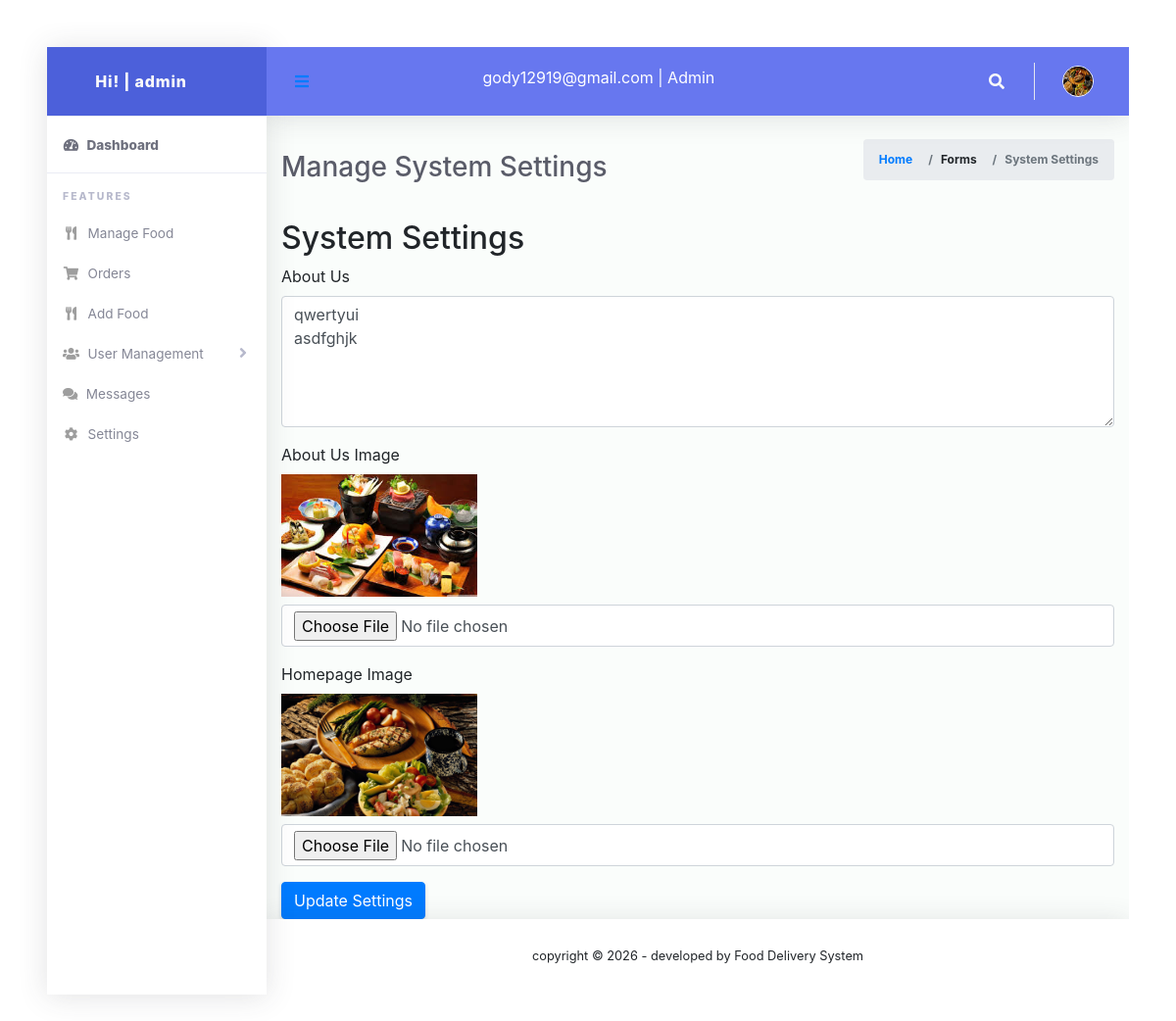
The app's page /admin/system_setting.php (signed in) with its own data.
### tables this page shows
CREATE TABLE `users` (
  `id` int(11) NOT NULL,
  `username` varchar(50) DEFAULT NULL,
  `email` varchar(100) DEFAULT NULL,
  `password` varchar(255) DEFAULT NULL,
  `role` enum('admin','staff','user') DEFAULT NULL,
  `image` varchar(255) DEFAULT NULL,
  `created_at` timestamp NOT NULL DEFAULT current_timestamp()
);

CREATE TABLE `system_settings` (
  `id` int(11) NOT NULL,
  `about_us` text DEFAULT NULL,
  `homepage_image` varchar(255) DEFAULT NULL,
  `about_us_image` varchar(255) DEFAULT NULL
);

### admin/system_setting.php (the view, shortened to what this page needs)
<?php
$adminId = $_SESSION['multi_user_sessions']['admin']['user_id'] ?? null;
include '../includes/db_connection.php';
$admin = null;
$admin_query = $conn->prepare("SELECT username, email, role, image FROM users WHERE id = ?");
$admin_query->bind_param("i", $adminId);
$admin_query->execute();
$admin_result = $admin_query->get_result();
if ($admin_result && $admin_result->num_rows > 0) {
    $admin = $admin_result->fetch_assoc();
}
$result = mysqli_query($conn, "SELECT * FROM system_settings WHERE id = 1");
if ($result && mysqli_num_rows($result) > 0) {
    $data = mysqli_fetch_assoc($result);
} else {
    mysqli_query($conn, "INSERT INTO system_settings (id, about_us, homepage_image,about_us_image) VALUES (1, '', '','')");
    $result = mysqli_query($conn, "SELECT * FROM system_settings WHERE id = 1");
    $data = mysqli_fetch_assoc($result);
}
?>
<!DOCTYPE html>
<html>
<head>
    <link href="vendor/fontawesome-free/css/all.min.css" rel="stylesheet" type="text/css">
    <link href="vendor/bootstrap/css/bootstrap.min.css" rel="stylesheet" type="text/css">
    <link href="css/ruang-admin.min.css" rel="stylesheet">
    <link href="css/bootstrap.css" rel="stylesheet">
</head>
<body id="page-top">
    <div id="wrapper">
        <?php include ('includes/sidebar.php'); ?>
        <div id="content-wrapper" class="d-flex flex-column">
            <div id="content">
                <?php include ('includes/header.php'); ?>
                <div class="container-fluid" id="container-wrapper">
                    <div class="d-sm-flex align-items-center justify-content-between mb-4">
                        <h1 class="h3 mb-0 text-gray-800">Manage System Settings</h1>
                        <ol class="breadcrumb">
                            <li class="breadcrumb-item"><a href="dashboard.php">Home</a></li>
                            <li class="breadcrumb-item">Forms</li>
                            <li class="breadcrumb-item active" aria-current="page">System Settings</li>
                        </ol>
                    </div>
                    <h2>System Settings</h2>
                    <form method="POST" enctype="multipart/form-data">
                        <div class="mb-3">
                            <label for="about_us" class="form-label">About Us</label>
                            <textarea class="form-control" id="about_us" name="about_us"
                                rows="5"><?= htmlspecialchars($data['about_us']) ?></textarea>
                        </div>
                        <div class="mb-3">
                            <label for="about_us_image" class="form-label">About Us Image</label>
                            <?php if (!empty($data['about_us_image'])): ?>
                                <div class="mb-2">
                                    <img src="<?= $data['about_us_image'] ?>" alt="About Us Image"
                                        style="max-width: 200px;">
                                </div>
                            <?php endif; ?>
                            <input type="file" class="form-control" id="about_us_image" name="about_us_image">
                        </div>
                        <div class="mb-3">
                            <label for="homepage_image" class="form-label">Homepage Image</label>
                            <?php if (!empty($data['homepage_image'])): ?>
                                <div class="mb-2">
                                    <img src="<?= $data['homepage_image'] ?>" alt="Current Image" style="max-width: 200px;">
                                </div>
                            <?php endif; ?>
                            <input type="file" class="form-control" id="homepage_image" name="homepage_image">
                        </div>
                        <button type="submit" class="btn btn-primary">Update Settings</button>
                    </form>
                </div>
            </div>
            <?php include('includes/footer.php'); ?>
        </div>
    </div>
</body>
<body class="p-5">
</body>
</html>

### admin/includes/sidebar.php (shortened to what this page needs)
<ul class="navbar-nav sidebar sidebar-light accordion" id="accordionSidebar">
  <a class="sidebar-brand d-flex align-items-center justify-content-center" href="dashboard.php">
    <div class="sidebar-brand-icon">
    Hi! | <?= htmlspecialchars($admin['username']) ?>
    </div>
  </a>
  <hr class="sidebar-divider my-0">
  <li class="nav-item active">
    <a class="nav-link" href="dashboard.php">
      <i class="fas fa-fw fa-tachometer-alt"></i>
      <span>Dashboard</span></a>
    </li>
    <hr class="sidebar-divider">
    <div class="sidebar-heading">
      Features
    </div>
   <li class="nav-item">
    <a class="nav-link" href="manage_food.php">
      <i class="fas fa-fw fa-utensils"></i>
      <span>Manage Food</span>
    </a>
  </li>
    <li class="nav-item">
    <a class="nav-link" href="order.php">
      <i class="fas fa-fw fa-shopping-cart"></i>
      <span>Orders</span>
    </a>
  </li>
  <li class="nav-item">
    <a class="nav-link" href="add_food.php">
      <i class="fas fa-fw fa-utensils"></i>
      <span>Add Food</span>
    </a>
  </li>
   <li class="nav-item">
    <a class="nav-link collapsed" href="#" data-toggle="collapse" data-target="#users" aria-expanded="true" aria-controls="collapseTable">
      <i class="fas fa-fw fa-users"></i>
      <span>User Management</span>
    </a>
  </li>
  <li class="nav-item">
    <a class="nav-link" href="messages.php">
      <i class="fas fa-comments"></i>
      <span>Messages</span>
    </a>
  </li>
   <li class="nav-item">
    <a class="nav-link" href="system_setting.php">
      <i class="fas fa-fw fa-cog"></i>
      <span>Settings</span>
    </a>
  </li>
</ul>

### admin/includes/header.php (shortened to what this page needs)
<nav class="navbar navbar-expand navbar-light bg-navbar topbar mb-4 static-top">
  <button id="sidebarToggleTop" class="btn btn-link rounded-circle mr-3">
    <i class="fa fa-bars"></i>
  </button>&nbsp;&nbsp;&nbsp;&nbsp;&nbsp;&nbsp;&nbsp;&nbsp;&nbsp;
  <p class="text-white display-7 mb-2"><?= htmlspecialchars($admin['email']) ?> | <?= ucfirst($admin['role']) ?> </p>
  <ul class="navbar-nav ml-auto">
    <li class="nav-item dropdown no-arrow">
      <a class="nav-link dropdown-toggle" href="#" id="searchDropdown" role="button" data-toggle="dropdown"
        aria-haspopup="true" aria-expanded="false">
        <i class="fas fa-search fa-fw"></i>
      </a>
    </li>
    <li class="nav-item dropdown no-arrow">
<a class="nav-link dropdown-toggle" href="#" id="userDropdown" role="button" data-toggle="dropdown"
        aria-haspopup="true" aria-expanded="false">
        <?php if (!empty($admin['image']) && file_exists("../" . $admin['image'])): ?>
                <img class="img-profile rounded-circle" src="../<?= htmlspecialchars($admin['image']) ?>" class="profile-preview" alt="Current Image"
                    width="60px"><br>
            <?php else: ?>
                <img class="img-profile rounded-circle" src="../uploads/food-bg.jpg" style="max-width: 60px">
            <?php endif; ?>
      </a>
    </li>
  </ul>
</nav>

### records on screen
users: username "admin", email "gody12919@gmail.com", role "Admin"
system_settings: about_us "qwertyui asdfghjk", about_us_image (picture), homepage_image (picture)
